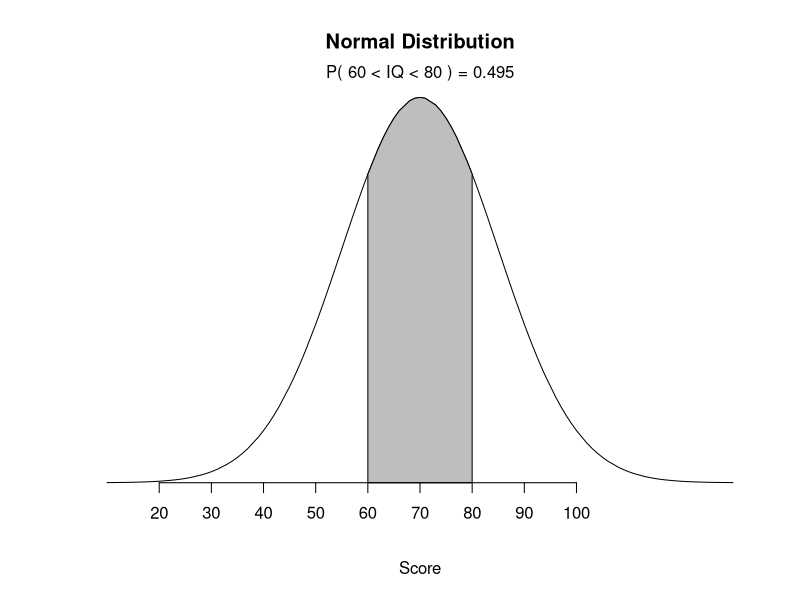

This figure's R source:
require(plyr)
ms <- data.frame(mean = rep(75, 4), sd = c(5, 10, 15, 20))
x <- mdply(ms, rnorm, n=200)
x <- data.frame(t(matrix(x[ , -c(1,2)])))
mean=70; sd=15
lb=60; ub=80

x <- seq(-4,4,length=100)*sd + mean
x <- floor(x)
hx <- dnorm(x,mean,sd)

plot(x, hx, type="n", xlab="Score", ylab="",
  main="Normal Distribution", axes=FALSE)

i <- x >= lb & x <= ub
lines(x, hx)
polygon(c(lb,x[i],ub), c(0,hx[i],0), col="gray")

area <- pnorm(ub, mean, sd) - pnorm(lb, mean, sd)
result <- paste("P(",lb,"< IQ <",ub,") =",
   signif(area, digits=3))
mtext(result,3)
axis(1, at=seq(20, 100, 10), pos=0)















